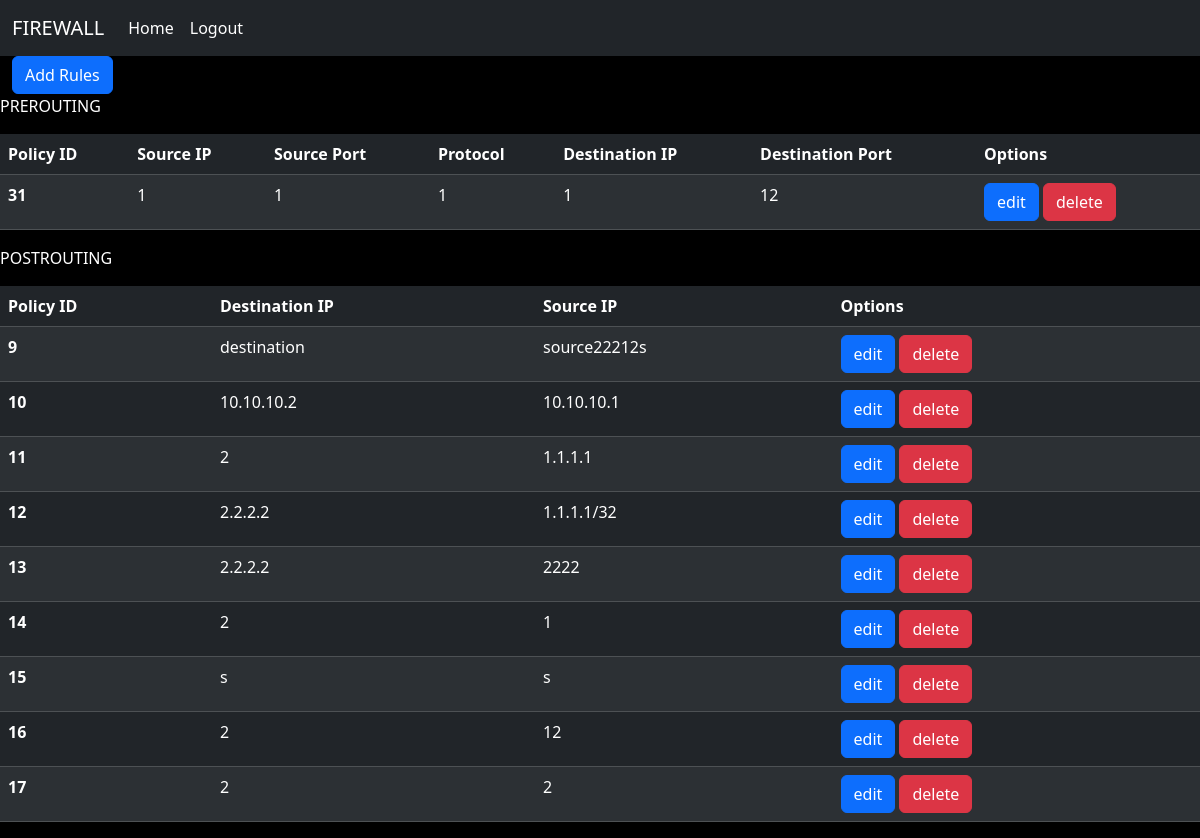
Page /rules/ (signed in) on the earlier database version.
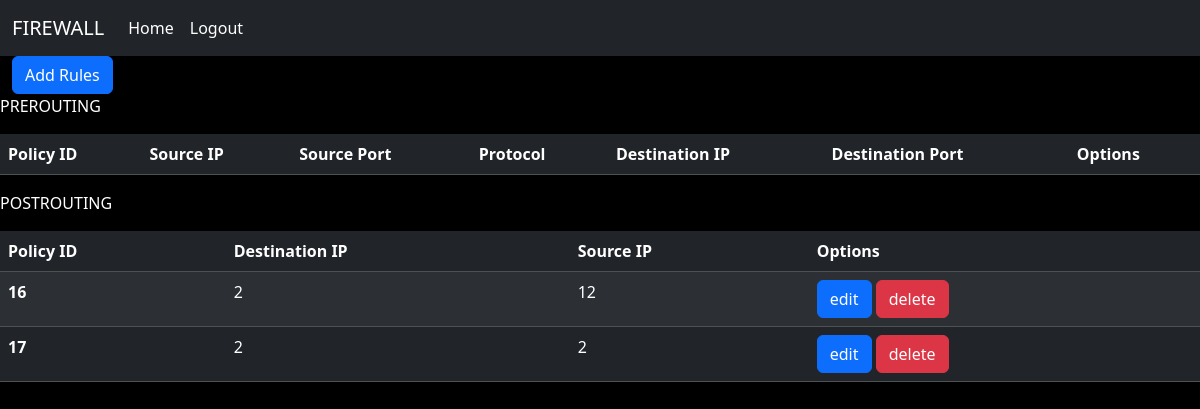
Same page on the later database version.
### rules_fetcher_display/models.py (models this page shows)
class prerouting(models.Model):
    routing = models.CharField(max_length=10)
    source_ip = models.CharField(max_length=18)
    source_port = models.CharField(max_length=6)
    protocol = models.CharField(max_length=3)
    destination_ip = models.CharField(max_length=18)
    destination_port = models.CharField(max_length=3)

class postrouting(models.Model):
    routing = models.CharField(max_length=10)
    source_ip = models.CharField(max_length=18)
    destination_ip = models.CharField(max_length=18)

### rules_fetcher_display/views.py (the view)
# urls.py: path('rules/', combined_rules,name='rules'),
@login_required
@or_permission_required('rules_fetcher_display.edit', 'rules_fetcher_display.view')
def combined_rules(request):
    pre_context = pre_rules(request)
    post_context = post_rules(request)
    if request.user.is_authenticated:
        user_group = request.user.groups.first()
    else:
        user_group = None
    error_msg = request.session.get('error_msg')
    if 'error_msg' in request.session:
        del request.session['error_msg']
    combined_context = {**pre_context, **post_context,'user_group': user_group,'error_msg':error_msg}
    return render(request, 'index.html', combined_context)

### rules_fetcher_display/views.py (called while the page is built)
def pre_rules(request):
    pre = prerouting.objects.all()
    context = {'prerouting_data': pre}
    return context

def post_rules(request):
    post = postrouting.objects.all()
    context = {'postrouting_data': post}
    return context

### templates/index.html (shortened to what this page needs)
<!DOCTYPE html>
{% load static %}
<html>
<head>
    <link href="https://cdn.jsdelivr.net/npm/bootstrap@5.3.2/dist/css/bootstrap.min.css" rel="stylesheet">
    <link rel="stylesheet" href="{% static 'main.css' %}">
</head>
<body>
  <nav class="navbar navbar-expand-lg navbar-dark bg-dark">
    <div class="container-fluid">
      <a class="navbar-brand" href="#">FIREWALL</a>
      <div class="collapse navbar-collapse" id="navbarNav">
        <ul class="navbar-nav  me-auto mb-2 mb-lg-0">
          <li class="nav-item">
              <a class="nav-link active" aria-current="page" href="{% url 'rules' %}">Home</a>
          </li>
          <li class="nav-item ml-auto">
              <a class="nav-link active" aria-current="page" href="{% url "user_logout" %}">Logout</a>
          </li>
      </ul>
      </div>
    </div>
  </nav>
<div class="container-fluid">
  <button  id="add" type="button" class="btn btn-primary">Add Rules</button>
</div>
<table class="table table-dark table-striped">
    <thead>
      <tr id="columns">
        <p>PREROUTING</p>
        <th scope="col">Policy ID</th>
        <th scope="col">Source IP</th>
        <th scope="col">Source Port</th>
        <th scope="col">Protocol</th>
        <th scope="col">Destination IP</th>
        <th scope="col">Destination Port</th>
        <th scope="col">Options</th>
      </tr>
    </thead>
    <tbody>
    {% for value_pre in prerouting_data %}
      <tr>
        <th scope="row">{{value_pre.id}}</th>
        <td  contenteditable="false">{{ value_pre.source_ip }}</td>
        <td  contenteditable="false" >{{ value_pre.source_port }}</td>
        <td  contenteditable="false">{{ value_pre.protocol }}</td>
        <td  contenteditable="false">{{ value_pre.destination_ip }}</td>
        <td contenteditable="false">{{ value_pre.destination_port }}</td>
        <td >
          <button  type="button" class="edit btn btn-primary" >edit</button>
          <button  type="button" class="btn btn-danger" onclick="deleteRow2(this, 'preroute')" data-object-id={{value_pre.id}}   >delete</button></td>
        </tr>
    {% endfor %}
    </tbody>
  </table>
<table class="table table-dark table-striped">
    <thead>
      <tr>
        <p>POSTROUTING</p>
        <th scope="col">Policy ID</th>
        <th scope="col">Destination IP</th>
        <th scope="col">Source IP</th>
        <th scope="col">Options</th>
      </tr>
    </thead>
    <tbody>
    {% for value_post in postrouting_data%}
      <tr>
        <th scope="row">{{value_post.id}}</th>
        <td  contenteditable="false">{{ value_post.source_ip }}</td>
        <td  contenteditable="false">{{ value_post.destination_ip }}</td>
        <td>
          <button  type="button" class="edit btn btn-primary" >edit</button>
          <button  type="button" class="btn btn-danger"  onclick="deleteRow2(this,'postroute')" data-object-id={{value_post.id}}>delete</button></td>
      </tr>
      {% endfor %}
    </tbody>
  </table>
</body>
</html>

### static/main.css (style rules this page uses)
body { background-color: black; }
p { color: white; }

Differences in the rows shown:
removed prerouting: id "31", source_ip "1", source_port "1", protocol "1", destination_ip "1", destination_port "12"
removed postrouting: id "9", source_ip "destination", destination_ip "source22212s"
removed postrouting: id "10", source_ip "10.10.10.2", destination_ip "10.10.10.1"
removed postrouting: id "11", source_ip "2", destination_ip "1.1.1.1"
removed postrouting: id "12", source_ip "2.2.2.2", destination_ip "1.1.1.1/32"
removed postrouting: id "13", source_ip "2.2.2.2", destination_ip "2222"
removed postrouting: id "14", source_ip "2", destination_ip "1"
removed postrouting: id "15", source_ip "s", destination_ip "s"
